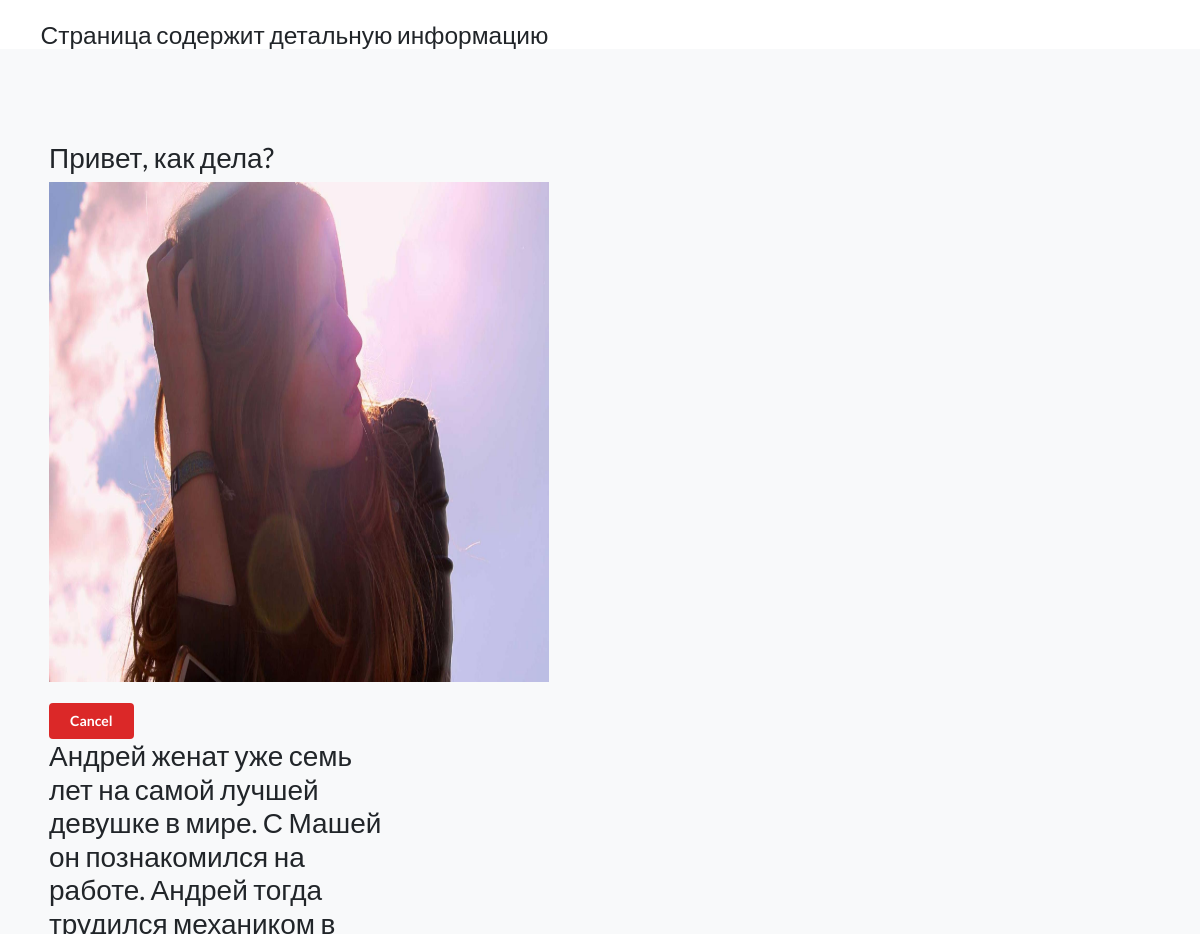
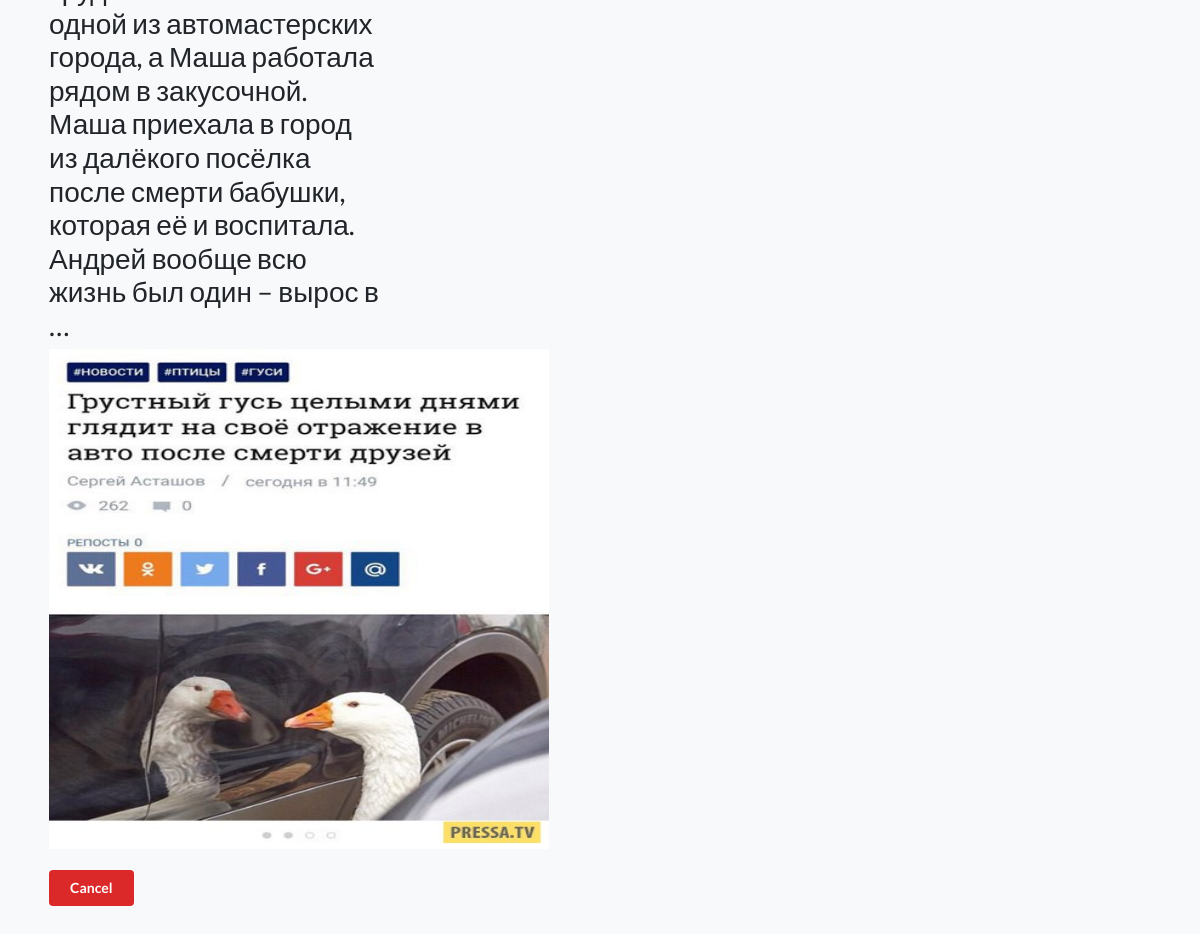
/detail/, run on the app's committed database (2 pictures, top to bottom).
### todolist/models.py (models this page shows, shortened)
class Post(models.Model):
    title = models.TextField()
    cover = models.ImageField(upload_to='images/')

### todolist/views.py (the view)
# urls.py: path('detail/', DetailPostView.as_view(), name='detail'),
class DetailPostView(ListView):
    model = Post
    form_class = PostForm
    template_name = 'todoapp/more_task_post.html'
    success_url = reverse_lazy('detail')

### templates/todoapp/more_task_post.html
{% extends 'todoapp/layout.html' %}
{% block content %}
  <div style="margin-top: 20px;" class="container">
    <h3>Страница содержит детальную информацию</h3>
</div>
<div class="album py-5 bg-body-tertiary">
    <div class="container-fluid">
<div class="row row-cols-1 row-cols-sm-2 row-cols-md-3 g-3">
    <div class="col">
<div style="margin-top: 50px;" class="ui container">
<ul>
  {% for post in object_list %}
    <h2>{{ post.title }}</h2>
    <img src="{{ post.cover.url}}" alt="{{ post.title }}" width="500" height="500">
    <h1>
    </h1>
    <a class="ui red button" href="{% url 'home' %}">Cancel</a>
  {% endfor %}
</ul>
</div>
</div>
        </div>
        </div>
    </div>
{% endblock content %}

### data on the page
Post: title "Привет, как дела?", cover (picture)
Post: title "Андрей женат уже семь лет на самой лучшей девушке в мире. С Машей он познакомился на работе. Андрей тогда трудился механиком в одной из автомастерских города, а Маша работала рядом в закусочной. Маша приехала в город из далёкого посёлка после смерти бабушки, которая её и воспитала. Андрей вообще всю жизнь был один – вырос в …⁣", cover (picture)
